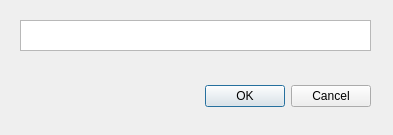
<?xml version="1.0" encoding="UTF-8"?>
<ui version="4.0">
 <class>string_input</class>
 <widget class="QDialog" name="string_input">
  <property name="geometry">
   <rect>
    <x>0</x>
    <y>0</y>
    <width>393</width>
    <height>135</height>
   </rect>
  </property>
  <property name="windowTitle">
   <string>Dialog</string>
  </property>
  <widget class="QDialogButtonBox" name="buttonBox">
   <property name="geometry">
    <rect>
     <x>30</x>
     <y>80</y>
     <width>341</width>
     <height>32</height>
    </rect>
   </property>
   <property name="cursor">
    <cursorShape>PointingHandCursor</cursorShape>
   </property>
   <property name="orientation">
    <enum>Qt::Horizontal</enum>
   </property>
   <property name="standardButtons">
    <set>QDialogButtonBox::Cancel|QDialogButtonBox::Ok</set>
   </property>
  </widget>
  <widget class="text_input" name="textInput">
   <property name="geometry">
    <rect>
     <x>20</x>
     <y>20</y>
     <width>351</width>
     <height>31</height>
    </rect>
   </property>
  </widget>
 </widget>
 <customwidgets>
  <customwidget>
   <class>text_input</class>
   <extends>QTextEdit</extends>
   <header>text_input.h</header>
  </customwidget>
 </customwidgets>
 <resources/>
 <connections>
  <connection>
   <sender>buttonBox</sender>
   <signal>accepted()</signal>
   <receiver>string_input</receiver>
   <slot>accept()</slot>
   <hints>
    <hint type="sourcelabel">
     <x>248</x>
     <y>254</y>
    </hint>
    <hint type="destinationlabel">
     <x>157</x>
     <y>274</y>
    </hint>
   </hints>
  </connection>
  <connection>
   <sender>buttonBox</sender>
   <signal>rejected()</signal>
   <receiver>string_input</receiver>
   <slot>reject()</slot>
   <hints>
    <hint type="sourcelabel">
     <x>316</x>
     <y>260</y>
    </hint>
    <hint type="destinationlabel">
     <x>286</x>
     <y>274</y>
    </hint>
   </hints>
  </connection>
 </connections>
</ui>
